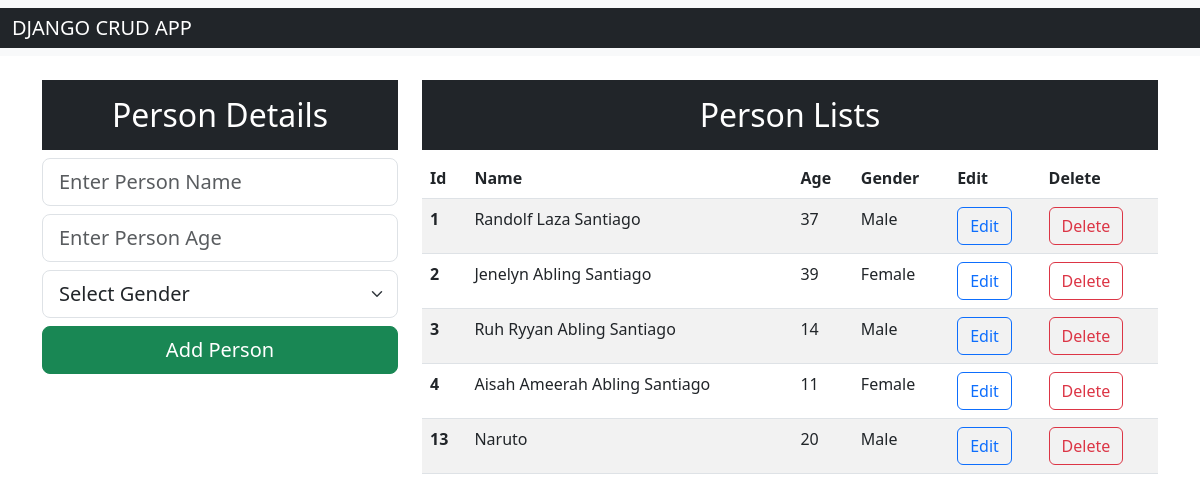
The app's page /app/ with its own data.
### app/models.py (models this page shows, shortened)
class Person(models.Model):
    name= models.CharField(max_length=50, blank=False, null=False)
    age = models.IntegerField()
    gender = models.CharField(max_length=10, blank=False, null=False)

### app/views.py (the view)
def index(request):
    if request.method == 'POST':
        name = request.POST.get('name')
        age = request.POST.get('age')
        gender = request.POST.get('gender')
        query = Person.objects.create(name=name, age=age, gender=gender)
        query.save()
        return redirect('index')
    else:
        data = Person.objects.all()
        context = {
            'data': data,
        }
        return render (request, 'index.html', context)

### app/templates/index.html (shortened to what this page needs)
<!DOCTYPE html>
<html lang="en">
  <head>
    <link
      href="https://cdn.jsdelivr.net/npm/bootstrap@5.3.0-alpha1/dist/css/bootstrap.min.css"
      rel="stylesheet"
    />
  </head>
  <body>
    <nav class="navbar bg-body-tertiary">
      <div class="container-fluid bg-dark">
        <a class="navbar-brand text-white" href="{% url 'index' %}">DJANGO CRUD APP</a>
      </div>
    </nav>
    <div class="container mt-3">
      <div class="row">
        <div class="col-md-4 mt-2">
          <h2 class="text-white bg-dark p-3 text-center">Person Details</h2>
          <form action="" method="post">
          <input
            class="form-control form-control-lg mb-2"
            type="text"
            placeholder="Enter Person Name"
            aria-label=".form-control-lg example"
            name="name"
            required
          />
          <input
            class="form-control form-control-lg mb-2"
            type="number"
            placeholder="Enter Person Age"
            aria-label=".form-control-lg example"
            name="age"
            reuired
          />
          <select
            class="form-select form-select-lg mb-2"
            aria-label="Default select example"
            required
            name="gender"
          >
            <option value="">Select Gender</option>
          </select>
          <div class="d-grid gap-2">
            <button type="submit" class="btn btn-success btn-lg">
              Add Person
            </button>
        </form>
          </div>
        </div>
        <div class="col-md-8 mt-2">
          <h2 class="text-white bg-dark p-3 text-center">Person Lists</h2>
          <table class="table table-striped table-hover">
            <thead>
              <tr>
                <th scope="col">Id</th>
                <th scope="col">Name</th>
                <th scope="col">Age</th>
                <th scope="col">Gender</th>
                <th scope="col">Edit</th>
                <th scope="col">Delete</th>
              </tr>
            </thead>
            <tbody>
                {% for d in data %}
              <tr>
                <th scope="row">{{d.id}}</th>
                <td>{{d.name}}</td>
                <td>{{d.age}}</td>
                <td>{{d.gender}}</td>
                <td><a href="edit/{{d.id}}" class="btn btn-outline-primary">Edit</a></td>
                <td><a href="delete/{{d.id}}" class="btn btn-outline-danger">Delete</a></td>
              </tr>
              {% endfor %}
            </tbody>
          </table>
        </div>
      </div>
  </body>
</html>

### records on screen
Person: id "1", name "Randolf Laza Santiago", age "37", gender "Male"
Person: id "2", name "Jenelyn Abling Santiago", age "39", gender "Female"
Person: id "3", name "Ruh Ryyan Abling Santiago", age "14", gender "Male"
Person: id "4", name "Aisah Ameerah Abling Santiago", age "11", gender "Female"
Person: id "13", name "Naruto", age "20", gender "Male"
